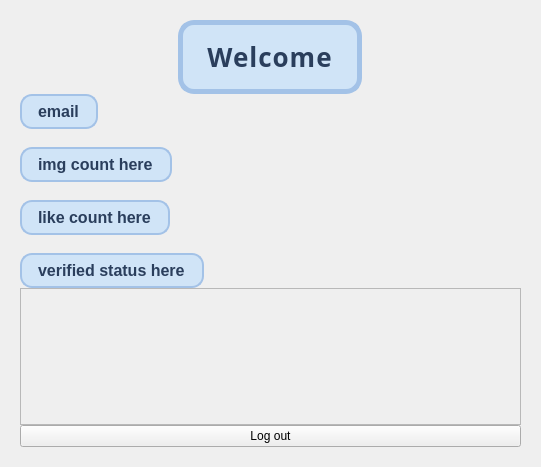
<?xml version="1.0" encoding="UTF-8"?>
<ui version="4.0">
 <class>profile_pg</class>
 <widget class="QWidget" name="profile_pg">
  <property name="geometry">
   <rect>
    <x>0</x>
    <y>0</y>
    <width>541</width>
    <height>467</height>
   </rect>
  </property>
  <layout class="QHBoxLayout" name="horizontalLayout_5">
   <item>
    <widget class="QStackedWidget" name="profile_windows">
     <property name="styleSheet">
      <string notr="true"/>
     </property>
     <property name="currentIndex">
      <number>0</number>
     </property>
     <widget class="QWidget" name="logged_pg">
      <layout class="QHBoxLayout" name="horizontalLayout_3">
       <item>
        <layout class="QVBoxLayout" name="verticalLayout">
         <property name="spacing">
          <number>0</number>
         </property>
         <property name="leftMargin">
          <number>0</number>
         </property>
         <item>
          <layout class="QHBoxLayout" name="horizontalLayout_10">
           <item>
            <widget class="QLabel" name="welcome_lbl">
             <property name="sizePolicy">
              <sizepolicy hsizetype="Fixed" vsizetype="Fixed">
               <horstretch>0</horstretch>
               <verstretch>0</verstretch>
              </sizepolicy>
             </property>
             <property name="font">
              <font>
               <family>Arial Black</family>
               <pointsize>-1</pointsize>
               <italic>false</italic>
               <kerning>true</kerning>
               <fontweight>DemiBold</fontweight>
              </font>
             </property>
             <property name="layoutDirection">
              <enum>Qt::LayoutDirection::LeftToRight</enum>
             </property>
             <property name="styleSheet">
              <string notr="true">background-color: #D0E4F7;       /* Purple background */
        color: #2A3E5C;                        /* Text color */
        font-size: 26px;                  /* Large text */
        font-weight: 600;                 /* Semi-bold */
        padding: 14px 24px;               /* Padding inside label */
        border-radius: 16px;              /* Rounded corners */
        border: 5px solid #A3C2E7;          /* Black border */
        letter-spacing: 1px;</string>
             </property>
             <property name="text">
              <string>Welcome</string>
             </property>
             <property name="alignment">
              <set>Qt::AlignmentFlag::AlignCenter</set>
             </property>
            </widget>
           </item>
          </layout>
         </item>
         <item>
          <layout class="QVBoxLayout" name="verticalLayout_12">
           <property name="spacing">
            <number>18</number>
           </property>
           <item>
            <widget class="QLabel" name="email_lbl">
             <property name="sizePolicy">
              <sizepolicy hsizetype="Fixed" vsizetype="Preferred">
               <horstretch>0</horstretch>
               <verstretch>0</verstretch>
              </sizepolicy>
             </property>
             <property name="styleSheet">
              <string notr="true">background-color: #D0E4F7;  
        color: #2A3E5C;                  /* Text color */
        font-size: 16px;
        font-weight: 500;
        padding: 6px 12px;           /* Padding inside badge */
        border-radius: 12px;         /* Rounded corners */
        border: 2px solid #A3C2E7;  /* Black border */
        font-family: 'Segoe UI', 'Poppins', sans-serif;
</string>
             </property>
             <property name="text">
              <string>email</string>
             </property>
            </widget>
           </item>
           <item>
            <widget class="QLabel" name="image_count_lbl">
             <property name="sizePolicy">
              <sizepolicy hsizetype="Fixed" vsizetype="Fixed">
               <horstretch>0</horstretch>
               <verstretch>0</verstretch>
              </sizepolicy>
             </property>
             <property name="font">
              <font>
               <family>Segoe UI</family>
               <pointsize>-1</pointsize>
               <fontweight>Medium</fontweight>
              </font>
             </property>
             <property name="styleSheet">
              <string notr="true">background-color: #D0E4F7;  
        color: #2A3E5C;                   /* Text color */
        font-size: 16px;
        font-weight: 500;
        padding: 6px 12px;           /* Padding inside badge */
        border-radius: 12px;         /* Rounded corners */
        border: 2px solid #A3C2E7;     /* Black border */
        font-family: 'Segoe UI', 'Poppins', sans-serif;
</string>
             </property>
             <property name="text">
              <string>img count here</string>
             </property>
            </widget>
           </item>
           <item>
            <widget class="QLabel" name="likes_lbl">
             <property name="sizePolicy">
              <sizepolicy hsizetype="Fixed" vsizetype="Preferred">
               <horstretch>0</horstretch>
               <verstretch>0</verstretch>
              </sizepolicy>
             </property>
             <property name="styleSheet">
              <string notr="true">background-color: #D0E4F7;   
        color: #2A3E5C;                   /* Text color */
        font-size: 16px;
        font-weight: 500;
        padding: 6px 12px;           /* Padding inside badge */
        border-radius: 12px;         /* Rounded corners */
        border: 2px solid #A3C2E7;     /* Black border */
        font-family: 'Segoe UI', 'Poppins', sans-serif;
</string>
             </property>
             <property name="text">
              <string>like count here</string>
             </property>
            </widget>
           </item>
           <item>
            <widget class="QLabel" name="verification_lbl">
             <property name="sizePolicy">
              <sizepolicy hsizetype="Fixed" vsizetype="Preferred">
               <horstretch>0</horstretch>
               <verstretch>0</verstretch>
              </sizepolicy>
             </property>
             <property name="styleSheet">
              <string notr="true">background-color: #D0E4F7;  
        color: #2A3E5C;                   /* Text color */
        font-size: 16px;
        font-weight: 500;
        padding: 6px 12px;           /* Padding inside badge */
        border-radius: 12px;         /* Rounded corners */
        border: 2px solid #A3C2E7;     /* Black border */
        font-family: 'Segoe UI', 'Poppins', sans-serif;
</string>
             </property>
             <property name="text">
              <string>verified status here</string>
             </property>
            </widget>
           </item>
          </layout>
         </item>
         <item>
          <widget class="QScrollArea" name="scrollArea">
           <property name="widgetResizable">
            <bool>true</bool>
           </property>
           <widget class="QWidget" name="image_grid">
            <property name="geometry">
             <rect>
              <x>0</x>
              <y>0</y>
              <width>501</width>
              <height>114</height>
             </rect>
            </property>
           </widget>
          </widget>
         </item>
         <item>
          <widget class="QPushButton" name="logout_btn">
           <property name="text">
            <string>Log out</string>
           </property>
           <property name="icon">
            <iconset resource="../resources.qrc">
             <normaloff>:/icons/assets/leave.png</normaloff>:/icons/assets/leave.png</iconset>
           </property>
           <property name="iconSize">
            <size>
             <width>30</width>
             <height>30</height>
            </size>
           </property>
          </widget>
         </item>
        </layout>
       </item>
      </layout>
     </widget>
     <widget class="QWidget" name="auth_pg">
      <layout class="QHBoxLayout" name="horizontalLayout_2">
       <item>
        <layout class="QHBoxLayout" name="horizontalLayout">
         <item>
          <widget class="QPushButton" name="sign_up_btn">
           <property name="text">
            <string>sign up</string>
           </property>
           <property name="icon">
            <iconset resource="../resources.qrc">
             <normaloff>:/icons/assets/globe.png</normaloff>:/icons/assets/globe.png</iconset>
           </property>
           <property name="iconSize">
            <size>
             <width>30</width>
             <height>30</height>
            </size>
           </property>
          </widget>
         </item>
         <item>
          <widget class="QPushButton" name="log_in_btn">
           <property name="text">
            <string>log in</string>
           </property>
           <property name="icon">
            <iconset resource="../resources.qrc">
             <normaloff>:/icons/assets/entrance.png</normaloff>:/icons/assets/entrance.png</iconset>
           </property>
           <property name="iconSize">
            <size>
             <width>30</width>
             <height>30</height>
            </size>
           </property>
          </widget>
         </item>
        </layout>
       </item>
      </layout>
     </widget>
    </widget>
   </item>
  </layout>
 </widget>
 <resources>
  <include location="../resources.qrc"/>
 </resources>
 <connections/>
</ui>
